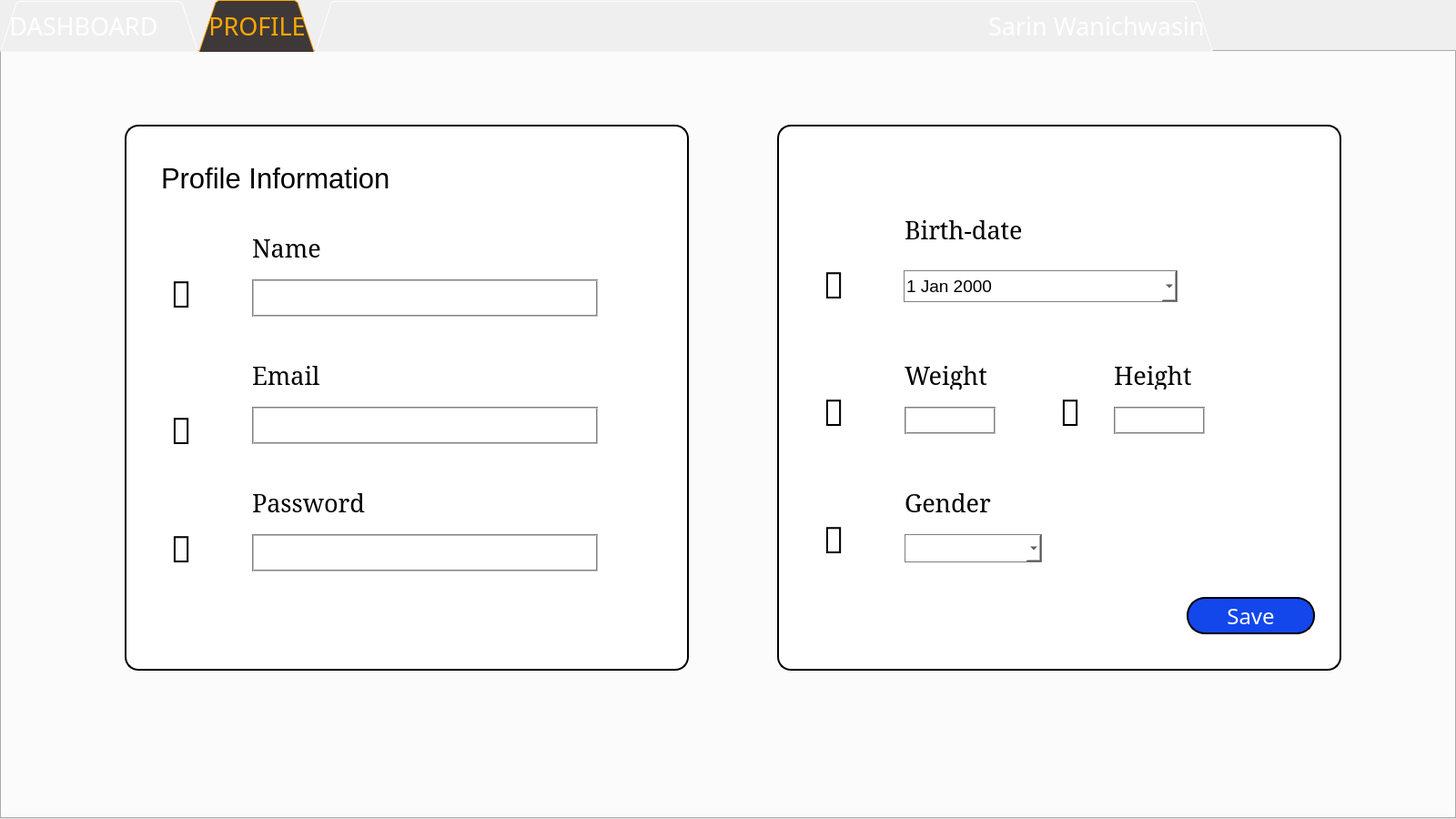
<?xml version="1.0" encoding="UTF-8"?>
<ui version="4.0">
 <class>main_page</class>
 <widget class="QWidget" name="main_page">
  <property name="geometry">
   <rect>
    <x>0</x>
    <y>0</y>
    <width>1600</width>
    <height>900</height>
   </rect>
  </property>
  <property name="minimumSize">
   <size>
    <width>1600</width>
    <height>900</height>
   </size>
  </property>
  <property name="maximumSize">
   <size>
    <width>1600</width>
    <height>900</height>
   </size>
  </property>
  <property name="windowTitle">
   <string>Form</string>
  </property>
  <widget class="QTabWidget" name="tabWidget">
   <property name="geometry">
    <rect>
     <x>0</x>
     <y>0</y>
     <width>1600</width>
     <height>900</height>
    </rect>
   </property>
   <property name="font">
    <font>
     <family>Yu Gothic UI Light</family>
     <pointsize>20</pointsize>
     <underline>false</underline>
    </font>
   </property>
   <property name="cursor">
    <cursorShape>ArrowCursor</cursorShape>
   </property>
   <property name="focusPolicy">
    <enum>Qt::TabFocus</enum>
   </property>
   <property name="styleSheet">
    <string notr="true">QTabWidget::tab-bar {
   border: 1px solid #3F3838;
}

QTabBar::tab {
  background: #3F3838;
  color: white;
  padding: 10px;
 }

 QTabBar::tab:selected {
  background: #3F3838;
  color : #FFA800;
 }

</string>
   </property>
   <property name="tabPosition">
    <enum>QTabWidget::North</enum>
   </property>
   <property name="tabShape">
    <enum>QTabWidget::Triangular</enum>
   </property>
   <property name="currentIndex">
    <number>1</number>
   </property>
   <property name="iconSize">
    <size>
     <width>60</width>
     <height>60</height>
    </size>
   </property>
   <property name="elideMode">
    <enum>Qt::ElideMiddle</enum>
   </property>
   <widget class="QWidget" name="dash_board">
    <property name="font">
     <font>
      <family>Yu Gothic UI</family>
      <pointsize>35</pointsize>
     </font>
    </property>
    <property name="styleSheet">
     <string notr="true">background : qlineargradient(x2:1, y2:1, x0:1, y0:1,
                stop:0 rgb(255,255,224), stop: 0.4 rgba(255,251,219, 40), stop:1 rgb(235,119,20));</string>
    </property>
    <attribute name="title">
     <string>DASHBOARD     </string>
    </attribute>
    <attribute name="toolTip">
     <string>Your dashboard</string>
    </attribute>
    <widget class="QWidget" name="heart_rate_widgets" native="true">
     <property name="geometry">
      <rect>
       <x>60</x>
       <y>30</y>
       <width>711</width>
       <height>371</height>
      </rect>
     </property>
     <property name="styleSheet">
      <string notr="true">border : 2px solid black;
border-radius : 15px;
background : white;</string>
     </property>
     <widget class="MplWidget" name="graph_widget" native="true">
      <property name="geometry">
       <rect>
        <x>20</x>
        <y>20</y>
        <width>671</width>
        <height>291</height>
       </rect>
      </property>
     </widget>
     <widget class="QPushButton" name="pushButton_1day">
      <property name="geometry">
       <rect>
        <x>30</x>
        <y>320</y>
        <width>93</width>
        <height>28</height>
       </rect>
      </property>
      <property name="text">
       <string>1 day</string>
      </property>
     </widget>
     <widget class="QPushButton" name="pushButton_7days">
      <property name="geometry">
       <rect>
        <x>140</x>
        <y>320</y>
        <width>93</width>
        <height>28</height>
       </rect>
      </property>
      <property name="text">
       <string>7 days</string>
      </property>
     </widget>
     <widget class="QPushButton" name="pushButton_1month">
      <property name="geometry">
       <rect>
        <x>250</x>
        <y>320</y>
        <width>93</width>
        <height>28</height>
       </rect>
      </property>
      <property name="text">
       <string>1 month</string>
      </property>
     </widget>
     <widget class="QPushButton" name="pushButton_3month">
      <property name="geometry">
       <rect>
        <x>360</x>
        <y>320</y>
        <width>93</width>
        <height>28</height>
       </rect>
      </property>
      <property name="text">
       <string>3 month</string>
      </property>
     </widget>
     <widget class="QPushButton" name="pushButton_extend">
      <property name="geometry">
       <rect>
        <x>470</x>
        <y>320</y>
        <width>93</width>
        <height>28</height>
       </rect>
      </property>
      <property name="text">
       <string>EXTEND</string>
      </property>
     </widget>
    </widget>
    <widget class="QWidget" name="steps_widgets" native="true">
     <property name="geometry">
      <rect>
       <x>830</x>
       <y>30</y>
       <width>711</width>
       <height>371</height>
      </rect>
     </property>
     <property name="styleSheet">
      <string notr="true">border : 2px solid black;
border-radius : 15px;
background : white;</string>
     </property>
    </widget>
    <widget class="QWidget" name="food_widgets" native="true">
     <property name="geometry">
      <rect>
       <x>60</x>
       <y>430</y>
       <width>711</width>
       <height>371</height>
      </rect>
     </property>
     <property name="styleSheet">
      <string notr="true">border : 2px solid black;
border-radius : 15px;
background : white;</string>
     </property>
    </widget>
    <widget class="QWidget" name="quote_widgets" native="true">
     <property name="geometry">
      <rect>
       <x>830</x>
       <y>430</y>
       <width>711</width>
       <height>371</height>
      </rect>
     </property>
     <property name="styleSheet">
      <string notr="true">border : 2px solid black;
border-radius : 15px;
background : white;</string>
     </property>
     <widget class="QLabel" name="quote_image">
      <property name="geometry">
       <rect>
        <x>40</x>
        <y>40</y>
        <width>620</width>
        <height>290</height>
       </rect>
      </property>
      <property name="styleSheet">
       <string notr="true">border-radius : 0px;
background-image: url(./image/quote_1.jpg);
background-size: cover;</string>
      </property>
      <property name="text">
       <string/>
      </property>
     </widget>
    </widget>
   </widget>
   <widget class="QWidget" name="profile">
    <property name="styleSheet">
     <string notr="true">background : qlineargradient(x2:1, y2:1, x0:1, y0:1,
                stop:0 rgb(255,255,224), stop: 0.4 rgba(255,251,219, 40), stop:1 rgb(235,119,20));</string>
    </property>
    <attribute name="title">
     <string>PROFILE</string>
    </attribute>
    <widget class="QWidget" name="profile_widget_1" native="true">
     <property name="geometry">
      <rect>
       <x>135</x>
       <y>80</y>
       <width>620</width>
       <height>600</height>
      </rect>
     </property>
     <property name="styleSheet">
      <string notr="true">border : 2px solid black;
border-radius : 15px;
background : white;</string>
     </property>
     <widget class="QLabel" name="profile_information_label">
      <property name="geometry">
       <rect>
        <x>40</x>
        <y>25</y>
        <width>321</width>
        <height>67</height>
       </rect>
      </property>
      <property name="font">
       <font>
        <family>Segoe UI</family>
        <pointsize>23</pointsize>
       </font>
      </property>
      <property name="styleSheet">
       <string notr="true">border : none;</string>
      </property>
      <property name="text">
       <string>Profile Information</string>
      </property>
     </widget>
     <widget class="QLabel" name="profile_picture">
      <property name="geometry">
       <rect>
        <x>50</x>
        <y>160</y>
        <width>51</width>
        <height>51</height>
       </rect>
      </property>
      <property name="font">
       <font>
        <family>Font Awesome 5 Free Regular</family>
        <pointsize>30</pointsize>
       </font>
      </property>
      <property name="styleSheet">
       <string notr="true">border : none;</string>
      </property>
      <property name="text">
       <string></string>
      </property>
     </widget>
     <widget class="QLabel" name="name_label">
      <property name="geometry">
       <rect>
        <x>140</x>
        <y>120</y>
        <width>81</width>
        <height>31</height>
       </rect>
      </property>
      <property name="font">
       <font>
        <family>SimSun</family>
        <pointsize>20</pointsize>
       </font>
      </property>
      <property name="styleSheet">
       <string notr="true">border : none;
</string>
      </property>
      <property name="text">
       <string>Name</string>
      </property>
     </widget>
     <widget class="QLineEdit" name="name_lineEdit">
      <property name="geometry">
       <rect>
        <x>140</x>
        <y>170</y>
        <width>380</width>
        <height>41</height>
       </rect>
      </property>
      <property name="font">
       <font>
        <family>Segoe UI Light</family>
        <pointsize>16</pointsize>
       </font>
      </property>
      <property name="styleSheet">
       <string notr="true">border-radius : 0px;
border-style : groove;
border-width : 1.5px;
border-color : rgb(128,128,128);</string>
      </property>
     </widget>
     <widget class="QLabel" name="email_label">
      <property name="geometry">
       <rect>
        <x>140</x>
        <y>260</y>
        <width>81</width>
        <height>31</height>
       </rect>
      </property>
      <property name="font">
       <font>
        <family>SimSun</family>
        <pointsize>20</pointsize>
       </font>
      </property>
      <property name="styleSheet">
       <string notr="true">border : none;
</string>
      </property>
      <property name="text">
       <string>Email</string>
      </property>
     </widget>
     <widget class="QLineEdit" name="email_lineEdit">
      <property name="geometry">
       <rect>
        <x>140</x>
        <y>310</y>
        <width>380</width>
        <height>41</height>
       </rect>
      </property>
      <property name="font">
       <font>
        <family>Segoe UI Light</family>
        <pointsize>16</pointsize>
       </font>
      </property>
      <property name="styleSheet">
       <string notr="true">border-radius : 0px;
border-style : groove;
border-width : 1.5px;
border-color : rgb(128,128,128);</string>
      </property>
     </widget>
     <widget class="QLabel" name="email_picture">
      <property name="geometry">
       <rect>
        <x>50</x>
        <y>310</y>
        <width>51</width>
        <height>51</height>
       </rect>
      </property>
      <property name="font">
       <font>
        <family>Font Awesome 5 Free Regular</family>
        <pointsize>30</pointsize>
       </font>
      </property>
      <property name="styleSheet">
       <string notr="true">border : none;</string>
      </property>
      <property name="text">
       <string></string>
      </property>
     </widget>
     <widget class="QLabel" name="password_label">
      <property name="geometry">
       <rect>
        <x>140</x>
        <y>400</y>
        <width>141</width>
        <height>31</height>
       </rect>
      </property>
      <property name="font">
       <font>
        <family>SimSun</family>
        <pointsize>20</pointsize>
       </font>
      </property>
      <property name="styleSheet">
       <string notr="true">border : none;
</string>
      </property>
      <property name="text">
       <string>Password</string>
      </property>
     </widget>
     <widget class="QLineEdit" name="password_lineEdit">
      <property name="geometry">
       <rect>
        <x>140</x>
        <y>450</y>
        <width>380</width>
        <height>41</height>
       </rect>
      </property>
      <property name="font">
       <font>
        <family>Segoe UI Light</family>
        <pointsize>16</pointsize>
       </font>
      </property>
      <property name="styleSheet">
       <string notr="true">border-radius : 0px;
border-style : groove;
border-width : 1.5px;
border-color : rgb(128,128,128);</string>
      </property>
     </widget>
     <widget class="QLabel" name="password_picture">
      <property name="geometry">
       <rect>
        <x>50</x>
        <y>440</y>
        <width>61</width>
        <height>51</height>
       </rect>
      </property>
      <property name="font">
       <font>
        <family>Font Awesome 5 Free Regular</family>
        <pointsize>30</pointsize>
       </font>
      </property>
      <property name="styleSheet">
       <string notr="true">border : none;</string>
      </property>
      <property name="text">
       <string></string>
      </property>
     </widget>
    </widget>
    <widget class="QWidget" name="profile_widget_2" native="true">
     <property name="geometry">
      <rect>
       <x>852</x>
       <y>80</y>
       <width>620</width>
       <height>600</height>
      </rect>
     </property>
     <property name="styleSheet">
      <string notr="true">border : 2px solid black;
border-radius : 15px;
background : white;</string>
     </property>
     <widget class="QLabel" name="birth_date_label">
      <property name="geometry">
       <rect>
        <x>140</x>
        <y>100</y>
        <width>171</width>
        <height>31</height>
       </rect>
      </property>
      <property name="font">
       <font>
        <family>SimSun</family>
        <pointsize>20</pointsize>
       </font>
      </property>
      <property name="styleSheet">
       <string notr="true">border : none;
</string>
      </property>
      <property name="text">
       <string>Birth-date</string>
      </property>
     </widget>
     <widget class="QLabel" name="weight_label">
      <property name="geometry">
       <rect>
        <x>140</x>
        <y>260</y>
        <width>101</width>
        <height>31</height>
       </rect>
      </property>
      <property name="font">
       <font>
        <family>SimSun</family>
        <pointsize>20</pointsize>
       </font>
      </property>
      <property name="styleSheet">
       <string notr="true">border : none;
</string>
      </property>
      <property name="text">
       <string>Weight</string>
      </property>
     </widget>
     <widget class="QLineEdit" name="weight_lineEdit">
      <property name="geometry">
       <rect>
        <x>140</x>
        <y>310</y>
        <width>100</width>
        <height>30</height>
       </rect>
      </property>
      <property name="font">
       <font>
        <family>Segoe UI Light</family>
        <pointsize>18</pointsize>
       </font>
      </property>
      <property name="styleSheet">
       <string notr="true">border-radius : 0px;
border-style : groove;
border-width : 1.5px;
border-color : rgb(128,128,128);</string>
      </property>
      <property name="inputMask">
       <string>999</string>
      </property>
      <property name="alignment">
       <set>Qt::AlignCenter</set>
      </property>
     </widget>
     <widget class="QLabel" name="birth_date_picture">
      <property name="geometry">
       <rect>
        <x>50</x>
        <y>150</y>
        <width>51</width>
        <height>51</height>
       </rect>
      </property>
      <property name="font">
       <font>
        <family>Font Awesome 5 Free Regular</family>
        <pointsize>30</pointsize>
       </font>
      </property>
      <property name="styleSheet">
       <string notr="true">border : none;</string>
      </property>
      <property name="text">
       <string></string>
      </property>
     </widget>
     <widget class="QLabel" name="weight_picture">
      <property name="geometry">
       <rect>
        <x>50</x>
        <y>290</y>
        <width>51</width>
        <height>51</height>
       </rect>
      </property>
      <property name="font">
       <font>
        <family>Font Awesome 5 Free Regular</family>
        <pointsize>30</pointsize>
       </font>
      </property>
      <property name="styleSheet">
       <string notr="true">border : none;</string>
      </property>
      <property name="text">
       <string></string>
      </property>
     </widget>
     <widget class="QLabel" name="height_label">
      <property name="geometry">
       <rect>
        <x>370</x>
        <y>260</y>
        <width>101</width>
        <height>31</height>
       </rect>
      </property>
      <property name="font">
       <font>
        <family>SimSun</family>
        <pointsize>20</pointsize>
       </font>
      </property>
      <property name="styleSheet">
       <string notr="true">border : none;
</string>
      </property>
      <property name="text">
       <string>Height</string>
      </property>
     </widget>
     <widget class="QLineEdit" name="height_lineEdit">
      <property name="geometry">
       <rect>
        <x>370</x>
        <y>310</y>
        <width>100</width>
        <height>30</height>
       </rect>
      </property>
      <property name="font">
       <font>
        <family>Segoe UI Light</family>
        <pointsize>18</pointsize>
       </font>
      </property>
      <property name="styleSheet">
       <string notr="true">border-radius : 0px;
border-style : groove;
border-width : 1.5px;
border-color : rgb(128,128,128);</string>
      </property>
      <property name="inputMask">
       <string>999</string>
      </property>
      <property name="alignment">
       <set>Qt::AlignCenter</set>
      </property>
     </widget>
     <widget class="QLabel" name="height_picture">
      <property name="geometry">
       <rect>
        <x>310</x>
        <y>290</y>
        <width>51</width>
        <height>51</height>
       </rect>
      </property>
      <property name="font">
       <font>
        <family>Font Awesome 5 Free Regular</family>
        <pointsize>30</pointsize>
       </font>
      </property>
      <property name="styleSheet">
       <string notr="true">border : none;
background-image : url(&quot;./image/height_picture.png&quot;);
</string>
      </property>
      <property name="text">
       <string></string>
      </property>
     </widget>
     <widget class="QLabel" name="gender_label">
      <property name="geometry">
       <rect>
        <x>140</x>
        <y>400</y>
        <width>101</width>
        <height>31</height>
       </rect>
      </property>
      <property name="font">
       <font>
        <family>SimSun</family>
        <pointsize>20</pointsize>
       </font>
      </property>
      <property name="styleSheet">
       <string notr="true">border : none;
</string>
      </property>
      <property name="text">
       <string>Gender</string>
      </property>
     </widget>
     <widget class="QLabel" name="weight_picture_2">
      <property name="geometry">
       <rect>
        <x>50</x>
        <y>430</y>
        <width>61</width>
        <height>51</height>
       </rect>
      </property>
      <property name="font">
       <font>
        <family>Font Awesome 5 Free Regular</family>
        <pointsize>30</pointsize>
       </font>
      </property>
      <property name="styleSheet">
       <string notr="true">border : none;</string>
      </property>
      <property name="text">
       <string></string>
      </property>
     </widget>
     <widget class="QPushButton" name="save_Button">
      <property name="geometry">
       <rect>
        <x>450</x>
        <y>519</y>
        <width>141</width>
        <height>41</height>
       </rect>
      </property>
      <property name="font">
       <font>
        <family>Yu Gothic</family>
        <pointsize>18</pointsize>
       </font>
      </property>
      <property name="cursor">
       <cursorShape>PointingHandCursor</cursorShape>
      </property>
      <property name="styleSheet">
       <string notr="true">color : white;
background : #1347EC;
border-radius : 20px;
</string>
      </property>
      <property name="text">
       <string>Save</string>
      </property>
     </widget>
     <widget class="QDateEdit" name="birth_dateEdit">
      <property name="geometry">
       <rect>
        <x>139</x>
        <y>160</y>
        <width>301</width>
        <height>35</height>
       </rect>
      </property>
      <property name="font">
       <font>
        <family>Segoe UI</family>
        <pointsize>14</pointsize>
       </font>
      </property>
      <property name="styleSheet">
       <string notr="true">border : black;
border-style: solid;
border-width: 1px;
border-radius : 0px;
border-color : rgb(128,128,128);</string>
      </property>
      <property name="calendarPopup">
       <bool>true</bool>
      </property>
     </widget>
     <widget class="QComboBox" name="sex_comboBox">
      <property name="geometry">
       <rect>
        <x>140</x>
        <y>450</y>
        <width>151</width>
        <height>31</height>
       </rect>
      </property>
      <property name="font">
       <font>
        <family>Segoe UI Light</family>
        <pointsize>16</pointsize>
       </font>
      </property>
      <property name="styleSheet">
       <string notr="true">border : black;
border-style: solid;
border-width: 1px;
border-radius : 0px;
border-color : rgb(128,128,128);</string>
      </property>
      <property name="editable">
       <bool>true</bool>
      </property>
     </widget>
    </widget>
   </widget>
   <widget class="QWidget" name="user_name">
    <attribute name="title">
     <string>                                                                                                        Sarin Wanichwasin</string>
    </attribute>
   </widget>
  </widget>
 </widget>
 <customwidgets>
  <customwidget>
   <class>MplWidget</class>
   <extends>QWidget</extends>
   <header>mplwidget.h</header>
   <container>1</container>
  </customwidget>
 </customwidgets>
 <resources/>
 <connections/>
</ui>
